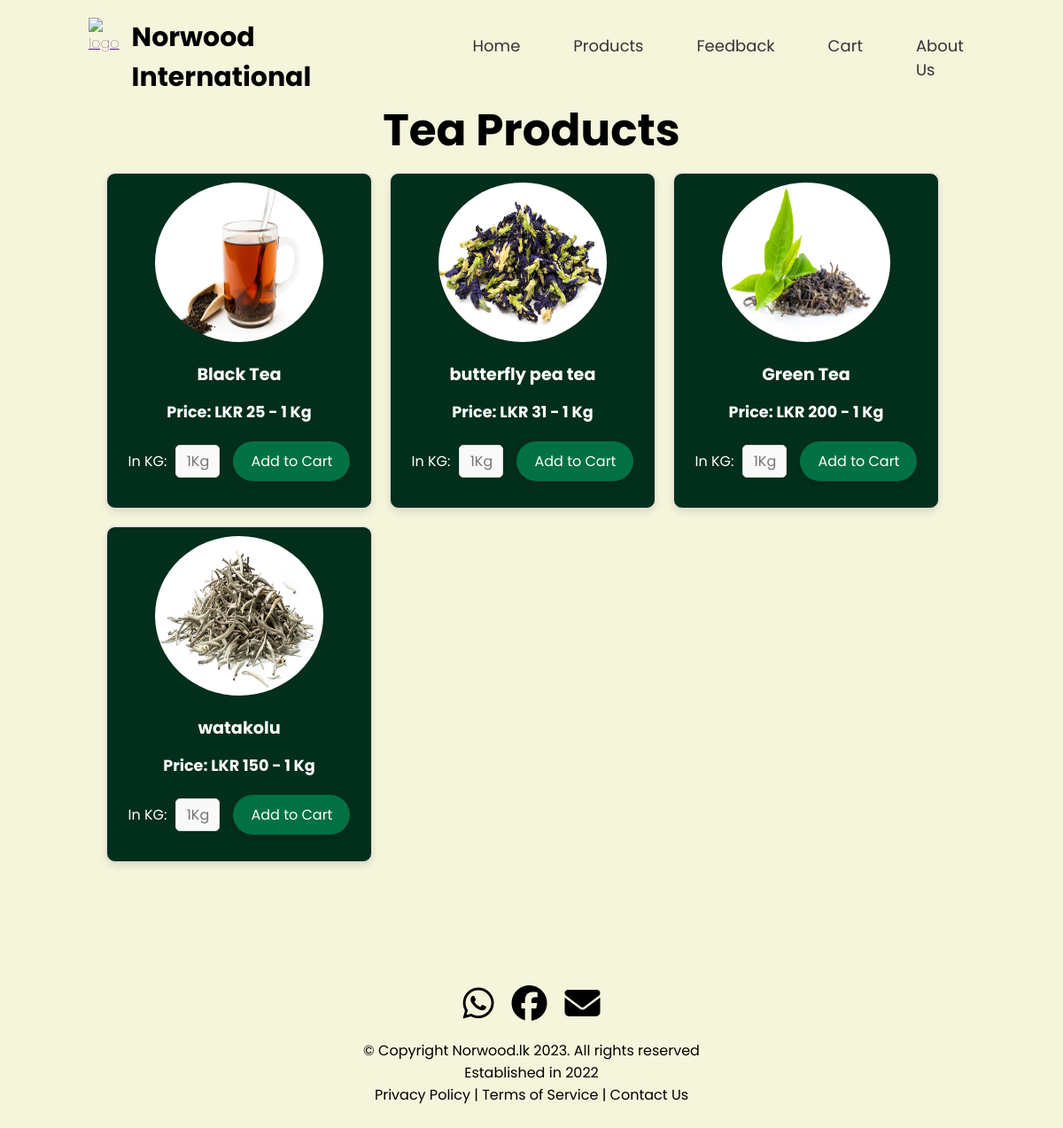
/tea.php, run on the app's committed database.
### tables this page shows
CREATE TABLE `tbl_product` (
  `id` int(11) NOT NULL,
  `name` varchar(20) NOT NULL,
  `price` int(11) NOT NULL,
  `image` varchar(255) NOT NULL,
  `category` varchar(20) NOT NULL
);

### tea.php (the view, shortened to what this page needs)
<!DOCTYPE html>
<html lang="en">
<head>
    <link rel="stylesheet" href="css/tea.css">
    <link rel="stylesheet" href="https://cdn.jsdelivr.net/npm/sweetalert2@11/dist/sweetalert2.min.css">
    <link rel="stylesheet" href="https://cdnjs.cloudflare.com/ajax/libs/font-awesome/6.6.0/css/all.min.css" />
</head>
<body>
    <section>
        <header>
            <div class="hi">
                <a href="" class="logo"><img src="images/logo1.png" alt="logo" style="width: 120px;"></a>
                <h1>Norwood International</h1>
            </div>
            <ul class="nav-links">
            <li><a href="index.php">Home</a></li>
                <li class="dropdown">
                    <a href="#" class="dropbtn">Products</a>
                </li>
                <li><a href="feedback.php">Feedback</a></li>
                <li><a href="cart.php">Cart</a></li>
                <li><a href="about-us.php">About Us</a></li>
            </ul>
        </header>
        <div class="products">
            <h1>Tea Products</h1>
            <?php
            include 'config.php';
            $result = mysqli_query($conn, "SELECT * FROM tbl_product WHERE category='tea'");
            while ($row = mysqli_fetch_assoc($result)) {
                echo '<div class="product-item">';
                echo '<img src="uploaded/' . $row['image'] . '" alt="' . $row['name'] . '">';
                echo '<h3>' .$row['name'] . '</h3>';
                echo '<p>Price: LKR ' . $row['price'] . ' - 1 Kg</p>';
                echo '<form method="post" action="' . htmlspecialchars($_SERVER['PHP_SELF']) . '">';
                echo '<div class="cart-controls">';
                echo '<label for="quantity' . $row['id'] . '">In KG: </label>';
                echo '<input type="phone" placeholder="1Kg" id="quantity' . $row['id'] . '" name="quantity" min="1" step="1" oninput="validateQuantity(this)">';
                echo '<button type="submit" class="add-to-cart">Add to Cart</button>';
                echo '</div>';
                echo '</form>';
                echo '</div>';
            }
?>
        </div>
    </section>
    <footer class="footer">
        <div class="social">
            <a href="https://web.whatsapp.com/"><i class="fa-brands fa-whatsapp" style="color: #000000;"></i></a>
            <a href="https://web.facebook.com/?_rdc=1&_rdr"><i class="fa-brands fa-facebook" style="color: #000000;"></i></a>
            <a href="https://web.facebook.com/?_rdc=1&_rdr"><i class="fa-solid fa-envelope" style="color: #000000;"></i></a>
        </div>
        <p align="center"> © Copyright Norwood.lk 2023. All rights reserved</p>
        <p align="center"> Established in 2022</p>
        <p align="center"> Privacy Policy | Terms of Service | Contact Us</p>
        <br>
    </footer>
</body>
</html>

### css/tea.css (style rules this page uses)
* { margin: 0; padding: 0; box-sizing: border-box; font-family: 'Poppins'; }
section { position: relative; width: 100%; min-height: 100vh; padding: 100px; display: flex; justify-content: space-between; align-items: center; background: beige }
header { position: absolute; top: 0; left: 0; width: 100%; padding: 20px 100px; display: flex; justify-content: space-between; align-items: center; }
header .hi { display: flex; position: relative; border-radius: 100%; align-content: center; }
header .hi h1 { font-size: 30px; align-content: center; }
.hi { color: black; font-family: "Kanit", sans-serif; font-weight: 100; font-style: normal; }
header ul { position: relative; display: flex; }
header ul li { list-style: none; }
header ul li a { display: inline-block; color: #333; font-weight: 400; margin-left: 40px; font-size: 18PX; text-decoration: none; transition: 0.1s; }
footer { background-color: #f5f5dc; }
footer .social { display: flex; justify-content: center; }
footer .social a { font-size: 40px; padding: 10px; }
.products { padding: 10px; }
.products h1 { font-size: 50px; text-align: center; }
.product-item { display: inline-block; margin: 10px; background-color: #022e1c; border: 1px solid #ddd; border-radius: 10px; width: 300px; height: 30%; text-align: center; box-shadow: 0 4px 8px rgba(0, 0, 0, 0.1); transition: transform 0.3s ease-in-out; padding-bottom: 30px; }
.product-item img { width: 190px; height: 180px; margin-top: 10px; border-radius: 50%; }
.product-item h3 { font-size: 1.2em; color: #ffff; margin: 15px 0; }
.product-item p { font-size: 1.1em; color: #ffff; font-weight: bold; margin-bottom: 20px; }
.cart-controls { display: flex; align-items: center; justify-content: center; margin-top: 10px; }
.cart-controls label { font-size: 1em; margin-right: 10px; color:#ffff; }
.cart-controls input { width: 50px; padding: 5px; font-size: 1em; margin-right: 15px; border: 1px solid #ddd; border-radius: 5px; text-align: center; background-color: #f9f9f9; }
.cart-controls .add-to-cart { background-color: #017143; color: white; border: none; padding: 10px 20px; border-radius: 25px; font-size: 1em; cursor: pointer; box-shadow: 0 4px 6px rgba(0, 0, 0, 0.1); transition: background-color 0.3s ease, transform 0.2s; }

### tea.php (style rules this page uses)
.dropdown { position: relative; }
.dropdown .dropbtn { cursor: pointer; }
header ul { display: flex; list-style: none; }
header ul li { position: relative; }
header ul li a { text-decoration: none; font-size: 18px; color: #333; margin-left: 40px; padding: 10px; transition: color 0.3s; }

### data on the page
tbl_product: image (picture), name "Black Tea", price "25"
tbl_product: image (picture), name "butterfly pea tea", price "31"
tbl_product: image (picture), name "Green Tea", price "200"
tbl_product: image (picture), name "watakolu", price "150"
